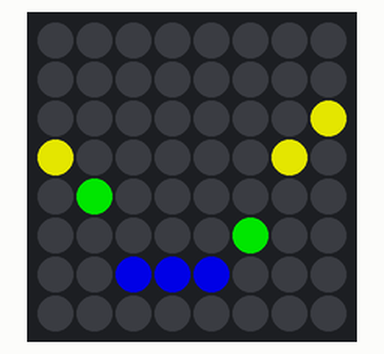
Bench run of a program on a simulated Raspberry Pi (BCM pin numbers) with a Sense HAT. Parts: the Sense HAT's 8×8 RGB LED matrix. Dim RGB values are drawn brighter than linear.

Above: at 0.07 s.
At 5.06 s:
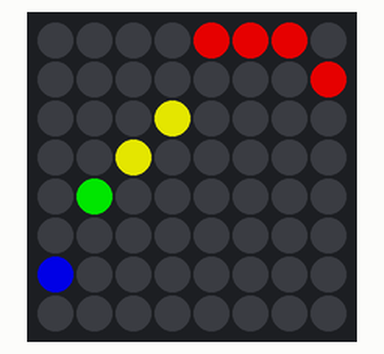
At 10.04 s:
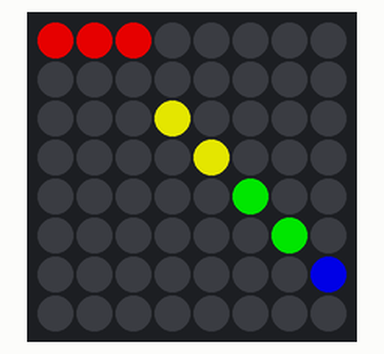
At 19.91 s:
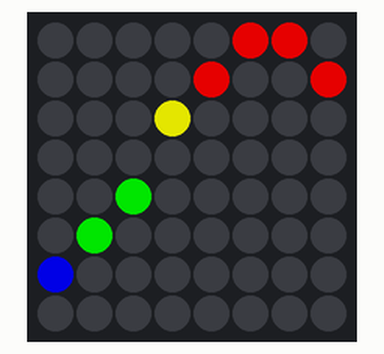
At 29.98 s:
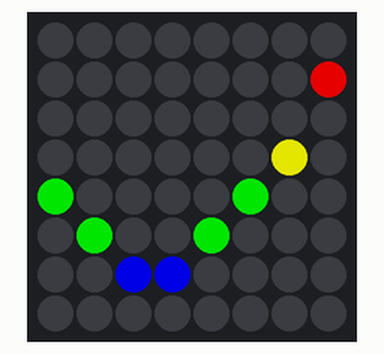
At 39.85 s:
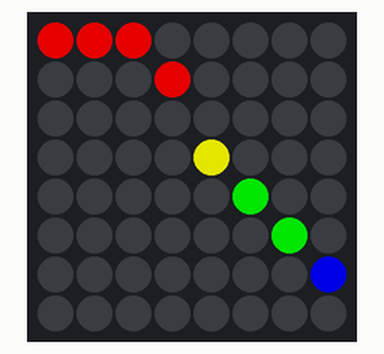

The program:

sinusoidal.py
```python
#!/usr/bin/env python3
# ========================================================================
# sinusoidal.py
#
# Description:
#
# Author: Jim Ing
# Date: 2024-09-06
# ========================================================================

import time
import math
from config import sense

sense.clear()

# Define colors based on height
colors = [
    (255, 0, 0),    # Red for heights 0-1
    (255, 255, 0),  # Yellow for heights 2-3
    (0, 255, 0),    # Green for heights 4-5
    (0, 0, 255)     # Blue for heights 6-7
]

# Animation parameters
speed = 0.1
wave_amplitude = 3  # Amplitude of the wave (vertical height)
wave_frequency = 0.5  # Controls the frequency of the wave
offset = 0  # Starting phase offset

def get_color_for_height(y):
    """Return the appropriate color based on the pixel height."""
    if y <= 1:
        return colors[0]  # Red
    elif y <= 3:
        return colors[1]  # Yellow
    elif y <= 5:
        return colors[2]  # Green
    else:
        return colors[3]  # Blue

def draw_wave():
    """Draw a sinusoidal wave on the Sense HAT matrix with colors based on height."""
    sense.clear()  # Clear the display
    for x in range(8):
        # Calculate the y position using a sine wave formula
        y = int(3.5 + wave_amplitude * math.sin(x * wave_frequency + offset))
        # Get the color for the current y-coordinate
        color = get_color_for_height(y)
        # Set the pixel for the wave with the appropriate color
        sense.set_pixel(x, y, color)

try:
    while True:
        draw_wave()  # Draw the current frame of the wave
        offset += 0.3  # Move the wave to the left by shifting the phase
        time.sleep(speed)  # Control the speed of the animation

except KeyboardInterrupt:
    sense.clear()  # Clear the LED matrix on exit
```

config.py
```python
#!/usr/bin/env python3
# ========================================================================
# config.py
#
# Description: Global configuration.
#
# Author: Jim Ing
# Date: 2024-08-29
# ========================================================================

from sense_hat import SenseHat
#from sense_hat import SenseHat, ACTION_PRESSED, ACTION_HELD, ACTION_RELEASED

sense = SenseHat()

sense.rotation = 0
sense.low_light = True
```
